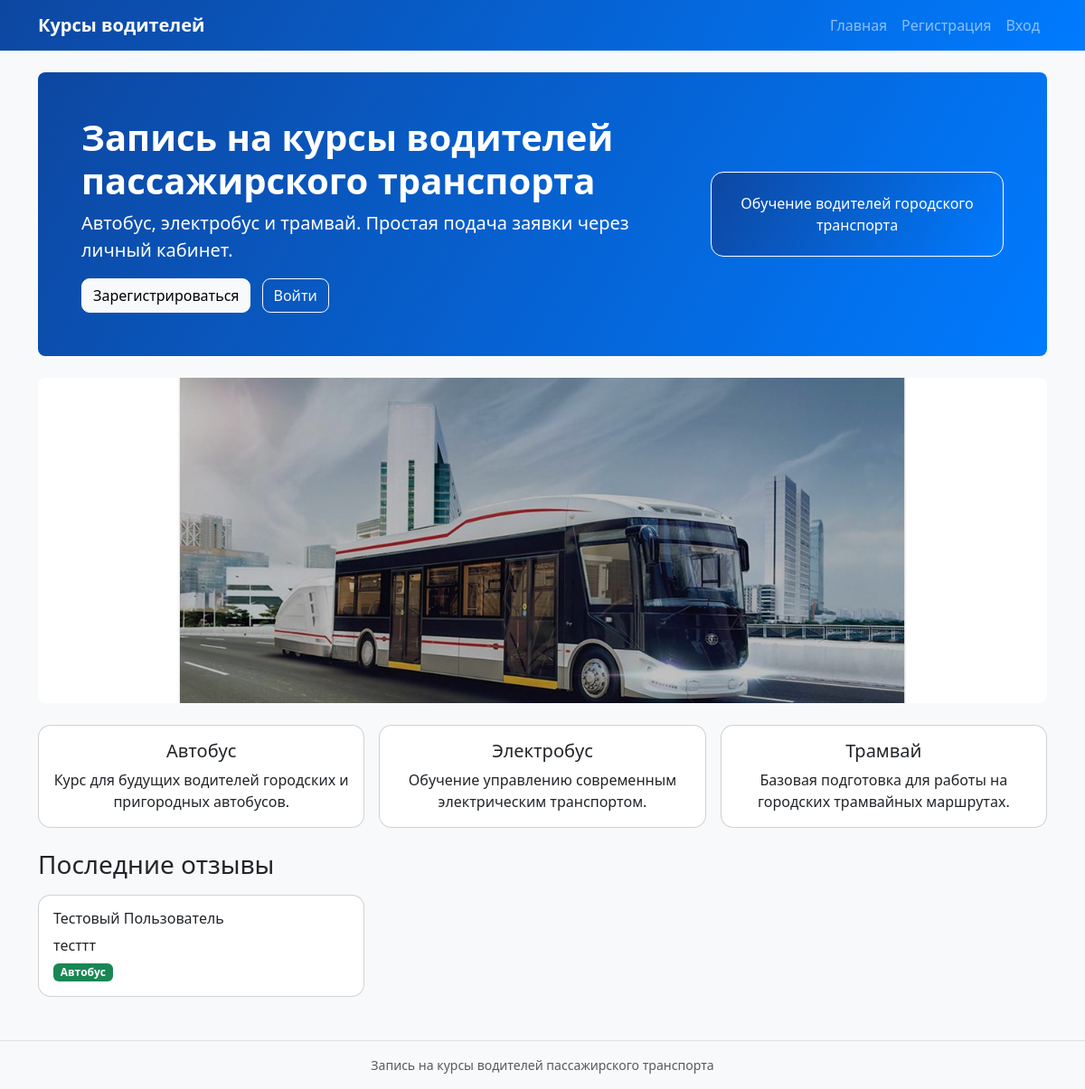
The page / on the database its author committed.
### courses/models.py (models this page shows, shortened)
class Review(models.Model):
    user = models.ForeignKey(User, on_delete=models.CASCADE, verbose_name='Пользователь')
    application = models.OneToOneField(Application, on_delete=models.CASCADE, verbose_name='Заявка')
    text = models.TextField('Отзыв')
    created_at = models.DateTimeField('Дата отзыва', auto_now_add=True)

class User(models.Model):
    surname = models.CharField('Фамилия', max_length=50)
    name = models.CharField('Имя', max_length=50)
    patronymic = models.CharField('Отчество', max_length=50, blank=True)
    login = models.CharField('Логин', max_length=50, unique=True)
    password = models.CharField('Пароль', max_length=100)
    phone = models.CharField('Телефон', max_length=30)
    email = models.EmailField('Email')

class Application(models.Model):
    COURSE_CHOICES = [
        ('bus', 'Автобус'),
        ('electrobus','Электробус'),
        ('tram','Трамвай'),
    ]
    PAYMENT_CHOICES = [
        ('cash','Наличные'),
        ('card', 'Карта'),
        ('online', 'Онлайн'),
    ]
    STATUS_CHOICES = [
        ('new', 'Новая'),
        ('learning', 'Идет обучение'),
        ('finished', 'Обучение завершено'),
    ]
    user = models.ForeignKey(User, on_delete=models.CASCADE, verbose_name='Пользователь')
    course_type = models.CharField('Курс', max_length=20, choices=COURSE_CHOICES)
    payment_type = models.CharField('Способ оплаты', max_length=20, choices=PAYMENT_CHOICES)
    preferred_date = models.DateField('Дата обучения')
    status = models.CharField('Статус', max_length=20, choices=STATUS_CHOICES, default='new')
    created_at = models.DateTimeField('Дата заявки', auto_now_add=True)

### courses/views.py (the view)
# urls.py: path('', views.index, name='index'),
def index(request):
    reviews = Review.objects.select_related('user', 'application').order_by('-created_at')[:3]
    return render(request, 'index.html', {'reviews': reviews, 'slider_images': SLIDER_IMAGES})

### templates/index.html
{% extends 'base.html' %}
{% load static %}
{% block content %}
<section class="banner rounded-3 p-4 p-md-5 mb-4 text-white">
    <div class="row align-items-center">
        <div class="col-md-8">
            <h1 class="display-6 fw-bold">Запись на курсы водителей пассажирского транспорта</h1>
            <p class="lead">Автобус, электробус и трамвай. Простая подача заявки через личный кабинет.</p>
            <a href="{% url 'register' %}" class="btn btn-light me-2">Зарегистрироваться</a>
            <a href="{% url 'login' %}" class="btn btn-outline-light">Войти</a>
        </div>
        <div class="col-md-4 mt-3 mt-md-0">
            <div class="banner-box">
                Обучение водителей городского транспорта
            </div>
        </div>
    </div>
</section>
<div id="transportCarousel" class="carousel slide mb-4" data-bs-ride="carousel" data-bs-interval="3000">
    <div class="carousel-inner rounded-3">
        {% for image in slider_images %}
            <div class="carousel-item {% if forloop.first %}active{% endif %}">
                <img src="/media/{{ image }}" class="d-block w-100 slider-img" alt="Транспорт">
            </div>
        {% endfor %}
    </div>
    <button class="carousel-control-prev" type="button" data-bs-target="#transportCarousel" data-bs-slide="prev">
        <span class="carousel-control-prev-icon"></span>
    </button>
    <button class="carousel-control-next" type="button" data-bs-target="#transportCarousel" data-bs-slide="next">
        <span class="carousel-control-next-icon"></span>
    </button>
</div>
<div class="row g-3 mb-4">
    <div class="col-md-4">
        <div class="card h-100 course-card">
            <div class="card-body text-center">
                <h5 class="card-title">Автобус</h5>
                <p class="card-text">Курс для будущих водителей городских и пригородных автобусов.</p>
            </div>
        </div>
    </div>
    <div class="col-md-4">
        <div class="card h-100 course-card">
            <div class="card-body text-center">
                <h5 class="card-title">Электробус</h5>
                <p class="card-text">Обучение управлению современным электрическим транспортом.</p>
            </div>
        </div>
    </div>
    <div class="col-md-4">
        <div class="card h-100 course-card">
            <div class="card-body text-center">
                <h5 class="card-title">Трамвай</h5>
                <p class="card-text">Базовая подготовка для работы на городских трамвайных маршрутах.</p>
            </div>
        </div>
    </div>
</div>
<h3 class="mb-3">Последние отзывы</h3>
<div class="row g-3">
    {% for review in reviews %}
        <div class="col-md-4">
            <div class="card h-100">
                <div class="card-body">
                    <h6>{{ review.user.surname }} {{ review.user.name }}</h6>
                    <p class="mb-1">{{ review.text }}</p>
                    <span class="badge bg-success">{{ review.application.get_course_type_display }}</span>
                </div>
            </div>
        </div>
    {% empty %}
        <p class="text-muted">Пока отзывов нет.</p>
    {% endfor %}
</div>
{% endblock %}

### static/css/style.css (style rules this page uses)
body { background: #f8f9fa; }
.banner, .navbar { background: linear-gradient(120deg, #0d47a1, #007bff); }
.banner-box { background: linear-gradient(120deg, #0d47a1, #007bff); border: 1px solid #ffffff; border-radius: 14px; padding: 22px; font-size: 16px; text-align: center; }
.slider-img { height: 360px; object-fit: cover; background: #b3b2b2; }
.course-card { transition: 0.2s; }
.card { border-radius: 14px; }
.btn { border-radius: 9px; }

### rows shown on the page
Review: user.surname "Тестовый", user.name "Пользователь", text "тесттт", application.course_type "Автобус"
